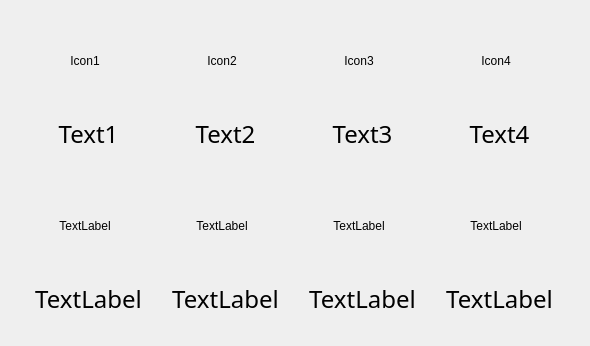
<?xml version="1.0" encoding="UTF-8"?>
<ui version="4.0">
 <class>Form</class>
 <widget class="QWidget" name="Form">
  <property name="geometry">
   <rect>
    <x>0</x>
    <y>0</y>
    <width>590</width>
    <height>346</height>
   </rect>
  </property>
  <property name="windowTitle">
   <string>Form</string>
  </property>
  <layout class="QGridLayout" name="gridLayout">
   <item row="3" column="3">
    <widget class="QLabel" name="text_7">
     <property name="font">
      <font>
       <family>Cascadia Mono</family>
       <pointsize>18</pointsize>
      </font>
     </property>
     <property name="text">
      <string>TextLabel</string>
     </property>
     <property name="alignment">
      <set>Qt::AlignHCenter|Qt::AlignTop</set>
     </property>
    </widget>
   </item>
   <item row="3" column="2">
    <widget class="QLabel" name="text_6">
     <property name="font">
      <font>
       <family>Cascadia Mono</family>
       <pointsize>18</pointsize>
      </font>
     </property>
     <property name="text">
      <string>TextLabel</string>
     </property>
     <property name="alignment">
      <set>Qt::AlignHCenter|Qt::AlignTop</set>
     </property>
    </widget>
   </item>
   <item row="2" column="2">
    <widget class="QLabel" name="icon_6">
     <property name="minimumSize">
      <size>
       <width>100</width>
       <height>100</height>
      </size>
     </property>
     <property name="maximumSize">
      <size>
       <width>100</width>
       <height>100</height>
      </size>
     </property>
     <property name="text">
      <string>TextLabel</string>
     </property>
     <property name="alignment">
      <set>Qt::AlignCenter</set>
     </property>
    </widget>
   </item>
   <item row="3" column="1">
    <widget class="QLabel" name="text_5">
     <property name="font">
      <font>
       <family>Cascadia Mono</family>
       <pointsize>18</pointsize>
      </font>
     </property>
     <property name="text">
      <string>TextLabel</string>
     </property>
     <property name="alignment">
      <set>Qt::AlignHCenter|Qt::AlignTop</set>
     </property>
    </widget>
   </item>
   <item row="1" column="3">
    <widget class="QLabel" name="text_3">
     <property name="font">
      <font>
       <family>Cascadia Mono</family>
       <pointsize>18</pointsize>
      </font>
     </property>
     <property name="text">
      <string>Text4</string>
     </property>
     <property name="alignment">
      <set>Qt::AlignHCenter|Qt::AlignTop</set>
     </property>
    </widget>
   </item>
   <item row="1" column="0">
    <widget class="QLabel" name="text_0">
     <property name="font">
      <font>
       <family>Cascadia Mono</family>
       <pointsize>18</pointsize>
      </font>
     </property>
     <property name="text">
      <string>Text1</string>
     </property>
     <property name="alignment">
      <set>Qt::AlignHCenter|Qt::AlignTop</set>
     </property>
    </widget>
   </item>
   <item row="0" column="0">
    <widget class="QLabel" name="icon_0">
     <property name="minimumSize">
      <size>
       <width>100</width>
       <height>100</height>
      </size>
     </property>
     <property name="maximumSize">
      <size>
       <width>100</width>
       <height>100</height>
      </size>
     </property>
     <property name="text">
      <string>Icon1</string>
     </property>
     <property name="alignment">
      <set>Qt::AlignCenter</set>
     </property>
    </widget>
   </item>
   <item row="0" column="1">
    <widget class="QLabel" name="icon_1">
     <property name="minimumSize">
      <size>
       <width>100</width>
       <height>100</height>
      </size>
     </property>
     <property name="maximumSize">
      <size>
       <width>100</width>
       <height>100</height>
      </size>
     </property>
     <property name="text">
      <string>Icon2</string>
     </property>
     <property name="alignment">
      <set>Qt::AlignCenter</set>
     </property>
    </widget>
   </item>
   <item row="0" column="3">
    <widget class="QLabel" name="icon_3">
     <property name="minimumSize">
      <size>
       <width>0</width>
       <height>100</height>
      </size>
     </property>
     <property name="maximumSize">
      <size>
       <width>100</width>
       <height>100</height>
      </size>
     </property>
     <property name="text">
      <string>Icon4</string>
     </property>
     <property name="alignment">
      <set>Qt::AlignCenter</set>
     </property>
    </widget>
   </item>
   <item row="2" column="0">
    <widget class="QLabel" name="icon_4">
     <property name="minimumSize">
      <size>
       <width>100</width>
       <height>100</height>
      </size>
     </property>
     <property name="maximumSize">
      <size>
       <width>100</width>
       <height>100</height>
      </size>
     </property>
     <property name="text">
      <string>TextLabel</string>
     </property>
     <property name="alignment">
      <set>Qt::AlignCenter</set>
     </property>
    </widget>
   </item>
   <item row="3" column="0">
    <widget class="QLabel" name="text_4">
     <property name="font">
      <font>
       <family>Cascadia Mono</family>
       <pointsize>18</pointsize>
      </font>
     </property>
     <property name="text">
      <string>TextLabel</string>
     </property>
     <property name="alignment">
      <set>Qt::AlignHCenter|Qt::AlignTop</set>
     </property>
    </widget>
   </item>
   <item row="0" column="2">
    <widget class="QLabel" name="icon_2">
     <property name="minimumSize">
      <size>
       <width>100</width>
       <height>100</height>
      </size>
     </property>
     <property name="maximumSize">
      <size>
       <width>100</width>
       <height>100</height>
      </size>
     </property>
     <property name="text">
      <string>Icon3</string>
     </property>
     <property name="alignment">
      <set>Qt::AlignCenter</set>
     </property>
    </widget>
   </item>
   <item row="2" column="1">
    <widget class="QLabel" name="icon_5">
     <property name="minimumSize">
      <size>
       <width>100</width>
       <height>100</height>
      </size>
     </property>
     <property name="maximumSize">
      <size>
       <width>100</width>
       <height>100</height>
      </size>
     </property>
     <property name="text">
      <string>TextLabel</string>
     </property>
     <property name="alignment">
      <set>Qt::AlignCenter</set>
     </property>
    </widget>
   </item>
   <item row="1" column="1">
    <widget class="QLabel" name="text_1">
     <property name="font">
      <font>
       <family>Cascadia Mono</family>
       <pointsize>18</pointsize>
      </font>
     </property>
     <property name="text">
      <string>Text2</string>
     </property>
     <property name="alignment">
      <set>Qt::AlignHCenter|Qt::AlignTop</set>
     </property>
    </widget>
   </item>
   <item row="1" column="2">
    <widget class="QLabel" name="text_2">
     <property name="font">
      <font>
       <family>Cascadia Mono</family>
       <pointsize>18</pointsize>
      </font>
     </property>
     <property name="text">
      <string>Text3</string>
     </property>
     <property name="alignment">
      <set>Qt::AlignHCenter|Qt::AlignTop</set>
     </property>
    </widget>
   </item>
   <item row="2" column="3">
    <widget class="QLabel" name="icon_7">
     <property name="minimumSize">
      <size>
       <width>100</width>
       <height>100</height>
      </size>
     </property>
     <property name="maximumSize">
      <size>
       <width>100</width>
       <height>100</height>
      </size>
     </property>
     <property name="text">
      <string>TextLabel</string>
     </property>
     <property name="alignment">
      <set>Qt::AlignCenter</set>
     </property>
    </widget>
   </item>
  </layout>
 </widget>
 <resources/>
 <connections/>
</ui>
